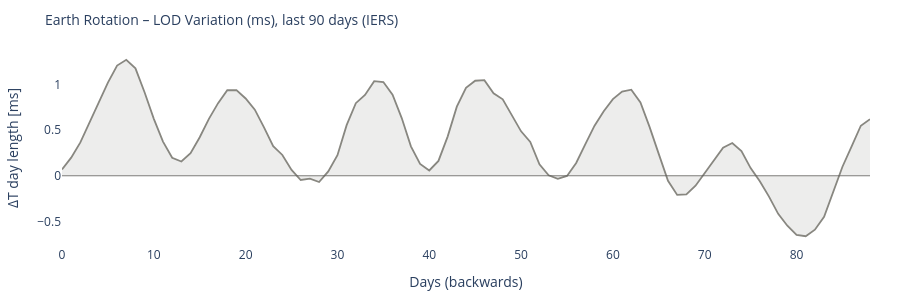

Source (notebook cell):
### Code cell
# ============================================================
# EARTH ROTATION – LOD variation (if IERS available)
# ============================================================

lod_col = None
if df_iers is not None:
    lod_col = next((c for c in df_iers.columns if 'lod' in c), None)

if df_iers is not None and lod_col:
    fig = go.Figure()
    fig.add_trace(go.Scatter(
        y=df_iers[lod_col].values,
        mode='lines',
        line=dict(color='#888780', width=1.8),
        fill='tozeroy', fillcolor='rgba(136,135,128,0.15)',
        name='LOD'
    ))
    fig.add_hline(y=0, line_color='#5F5E5A', line_width=0.8)
    fig.update_layout(
        title=dict(text='Earth Rotation – LOD Variation (ms), last 90 days (IERS)', font=dict(size=14)),
        xaxis_title='Days (backwards)', yaxis_title='ΔT day length [ms]',
        height=300,
        plot_bgcolor='rgba(0,0,0,0)', paper_bgcolor='rgba(0,0,0,0)',
        margin=dict(l=60, r=30, t=50, b=40)
    )
    fig.show()
else:
    print('IERS LOD data unavailable or column not found.')
    print('Reference: nominal day length =', CONSTANTS['sidereal_day_s'], 's')

### Figure 1 — Plotly figure (JSON) as saved in the notebook; plotly's stock layout.template omitted (floating-point values rounded to 4 significant figures)
{"data": [{"fill": "tozeroy", "fillcolor": "rgba(136,135,128,0.15)", "line": {"color": "#888780", "width": 1.8}, "mode": "lines", "name": "LOD", "type": "scatter", "y": [0.0701, 0.1987, 0.3662, 0.5842, 0.8049, 1.022, 1.21, 1.274, 1.18, 0.9143, 0.625, 0.3756, 0.1981, 0.1567, 0.2475, 0.4229, 0.6257, 0.798, 0.9396, 0.9401, 0.849, 0.7262, 0.5308, 0.3253, 0.2286, 0.0639, -0.0464, -0.0317, -0.0684, 0.0477, 0.2264, 0.5561, 0.7971, 0.8877, 1.039, 1.03, 0.8904, 0.6337, 0.3229, 0.1301, 0.0581, 0.1635, 0.4301, 0.7593, 0.9665, 1.044, 1.05, 0.9056, 0.8403, 0.6708, 0.4882, 0.371, 0.1261, 0.0055, -0.0333, -0.0015, 0.1405, 0.3487, 0.5504, 0.7096, 0.8423, 0.9244, 0.946, 0.8058, 0.5346, 0.2378, -0.0544, -0.2102, -0.2049, -0.1098, 0.0324, 0.1616, 0.3078, 0.3593, 0.2701, 0.0845, -0.0595, -0.2292, -0.4183, -0.5481, -0.6483, -0.6637, -0.5924, -0.4498, -0.1799, 0.0992, 0.3224, 0.5497, 0.6217]}], "layout": {"height": 300, "margin": {"b": 40, "l": 60, "r": 30, "t": 50}, "paper_bgcolor": "rgba(0,0,0,0)", "plot_bgcolor": "rgba(0,0,0,0)", "shapes": [{"line": {"color": "#5F5E5A", "width": 0.8}, "type": "line", "x0": 0, "x1": 1, "xref": "x domain", "y0": 0, "y1": 0, "yref": "y"}], "title": {"font": {"size": 14}, "text": "Earth Rotation – LOD Variation (ms), last 90 days (IERS)"}, "xaxis": {"title": {"text": "Days (backwards)"}}, "yaxis": {"title": {"text": "ΔT day length [ms]"}}}}
